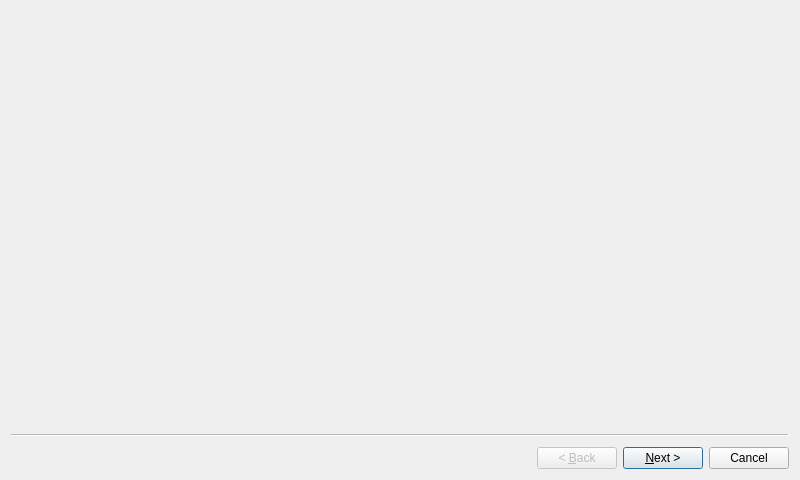
<?xml version="1.0" encoding="UTF-8"?>
<ui version="4.0">
 <class>Wizard</class>
 <widget class="QWizard" name="Wizard">
  <property name="geometry">
   <rect>
    <x>0</x>
    <y>0</y>
    <width>800</width>
    <height>480</height>
   </rect>
  </property>
  <property name="windowTitle">
   <string>Wizard</string>
  </property>
  <widget class="QWizardPage" name="wizardPage1"/>
  <widget class="QWizardPage" name="wizardPage2"/>
 </widget>
 <resources/>
 <connections/>
</ui>
